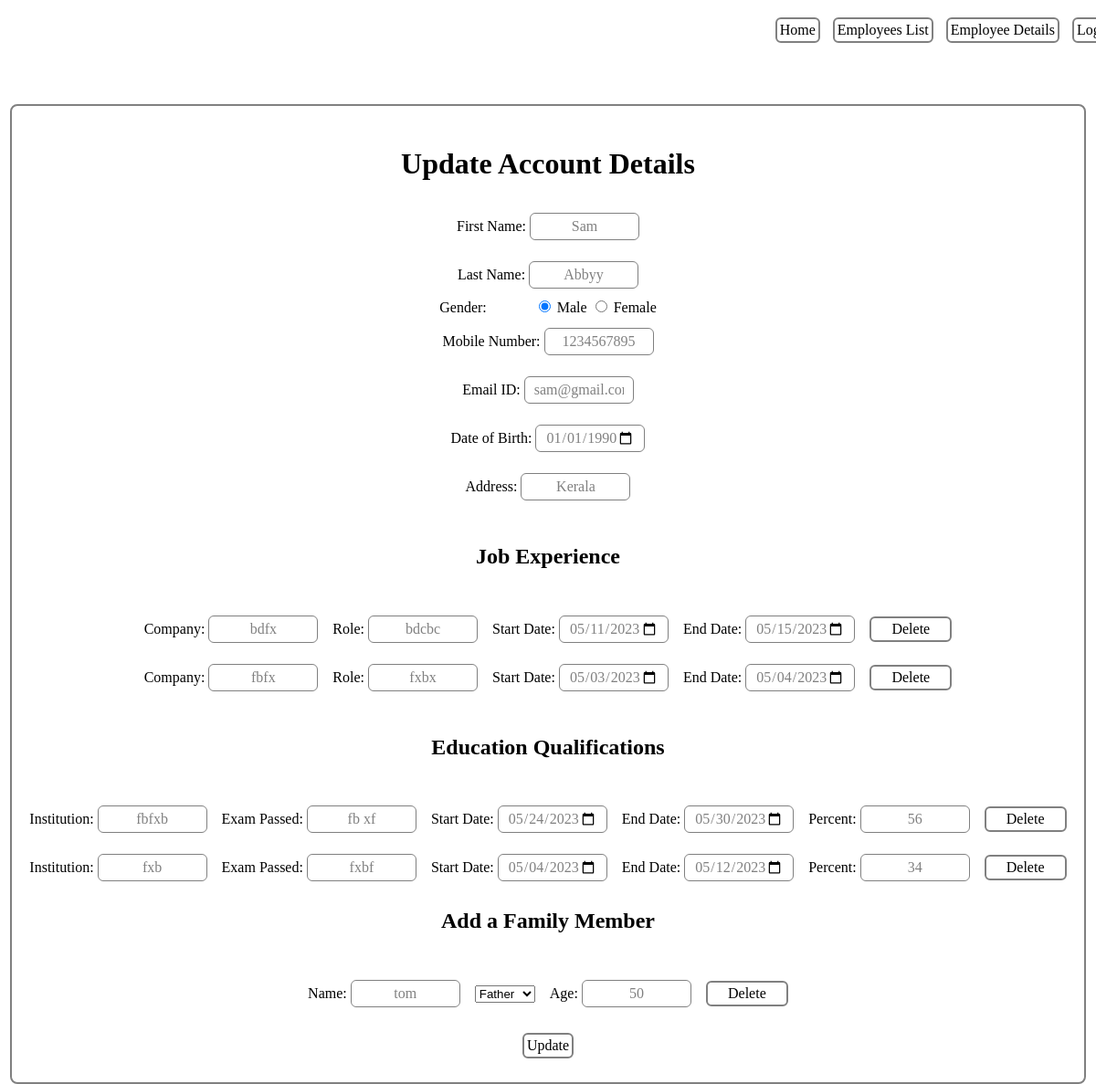
Before: /update.php?id=145 with the older database file.
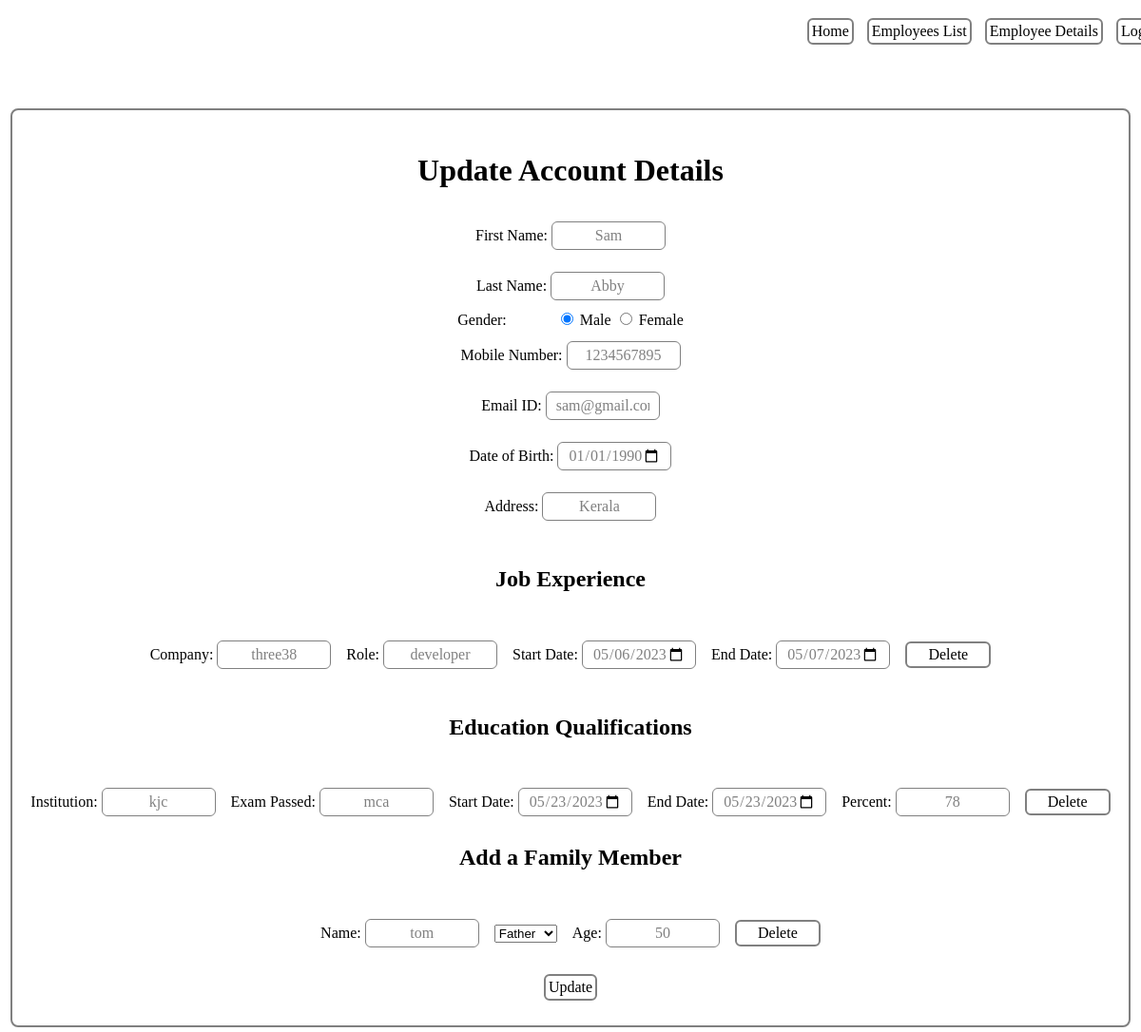
After: the same page with the newer database file.
### tables this page shows
CREATE TABLE `employees` (
  `id` int(100) NOT NULL,
  `fname` varchar(100) NOT NULL,
  `lname` varchar(100) NOT NULL,
  `gender` varchar(100) NOT NULL,
  `mobilenumber` bigint(10) NOT NULL,
  `emailid` varchar(100) NOT NULL,
  `password` varchar(100) NOT NULL,
  `dob` date NOT NULL,
  `addr` varchar(2000) NOT NULL,
  `role` varchar(100) NOT NULL,
  `sal` int(100) NOT NULL,
  `design` varchar(100) NOT NULL,
  `ut` varchar(100) NOT NULL
);

CREATE TABLE `previous_experience` (
  `id` int(100) NOT NULL,
  `eid` int(100) NOT NULL,
  `company` varchar(1000) NOT NULL,
  `role` varchar(1000) NOT NULL,
  `start` date NOT NULL,
  `end` date NOT NULL
);

CREATE TABLE `education_qualifications` (
  `id` int(100) NOT NULL,
  `eid` int(100) NOT NULL,
  `institution` varchar(1000) NOT NULL,
  `exam` varchar(1000) NOT NULL,
  `start` date NOT NULL,
  `end` date NOT NULL,
  `percent` int(100) NOT NULL
);

CREATE TABLE `family_members` (
  `id` int(100) NOT NULL,
  `eid` int(100) NOT NULL,
  `name` varchar(1000) NOT NULL,
  `relationship` varchar(100) NOT NULL,
  `age` int(100) NOT NULL
);

### update.php (the view, shortened to what the changed rows need)
<?php
require("db.php");
$idss="";
if(isset($_GET['id']))
    {
        $idss=mysqli_real_escape_string($conn,$_GET['id']);
        $query="select id,fname,lname,gender,mobilenumber,emailid,dob,addr,role,sal,design from employees where id='".$_GET['id']."'";
        $result=mysqli_query($conn, $query);
        $emps=mysqli_fetch_all($result,MYSQLI_ASSOC);
    }
?>
<html>
<head>
    <link rel="stylesheet" type="text/css" media="screen" href="vd.css">
</head>
    <body>
<fieldset>
    <br>
    <h1>Update Account Details</h1>
    <div>
    <form  method=post >
        <?php
  foreach($emps as $emp):
if($emp):
   ?>
  <?php
  echo "First Name: <input type=text class=tb name='firstname' value=".$emp['fname']."><br>";
  echo "Last Name: <input type=text class=tb name='lastname' value='".$emp['lname']."'><br>";?>
  Gender:&nbsp&nbsp&nbsp&nbsp&nbsp&nbsp&nbsp&nbsp&nbsp&nbsp&nbsp&nbsp
<?php  if($emp['gender']== 'Male') { ?>
<input type="radio" name="gender" value="Male" checked> Male
<input type="radio" name="gender" value="Female" unchecked> Female
<?php  }
else if($emp['gender']== 'Female')  { ?>
    <input type="radio" name="gender" value="Male" unchecked> Male
 <input type="radio" name="gender" value="Female" checked> Female
<?php }
  echo "<br>Mobile Number: <input type=text class=tb name='mobilenumber' value=".$emp['mobilenumber']."><br>";
  echo "Email ID: <input type=text class=tb name='emailid' value=".$emp['emailid']."><br>";
  echo "Date of Birth: <input type=date class=tb name='dob' value=".$emp['dob']."><br>";
  echo "Address: <input type=text class=tb name='addr' value='".$emp['addr']."'><br><br>";
?>
<?php
endif;
endforeach;
?>
<h2>Job Experience</h2>
<div id="dynamic_field">
<br>
<?php
$query="select id,company,role,start,end from previous_experience where eid='$idss'";
$result=mysqli_query($conn, $query);
$rows = mysqli_fetch_all($result,MYSQLI_ASSOC);
  foreach( $rows as $row ):
   $hidden=$row['id'];
    $company=$row['company'];
    $role=$row['role'];
    $cstart=$row['start'];
    $cend=$row['end'];
    echo "Company: <input type=text  name=company[] class=tb value='$company'>&nbsp;&nbsp;&nbsp;&nbsp;";
    echo "Role: <input type=text  name=role[] class=tb value='$role'>&nbsp;&nbsp;&nbsp;&nbsp;";
    echo "Start Date: <input type=date  name=cstart[] class=tb value='$cstart'>&nbsp;&nbsp;&nbsp;&nbsp;";
    echo "End Date: <input type=date  name=cend[] class=tb value='$cend'>&nbsp;&nbsp;&nbsp;&nbsp;";
    echo "<button type=submit name=delete id=".$hidden." class='sub remove' value='$hidden'>Delete</button><br>";
endforeach;
      ?>
</div>
<br>
<div id="dynamic_field2">
<h2>Education Qualifications</h2>
<br>
<?php
$query="select id,institution,exam,start,end,percent from education_qualifications where eid='$idss'";
$result=mysqli_query($conn, $query);
$rows = mysqli_fetch_all($result,MYSQLI_ASSOC);
  foreach( $rows as $row ):
    $hidden1=$row['id'];
    $institution=$row['institution'];
    $exam=$row['exam'];
    $start=$row['start'];
    $end=$row['end'];
    $percent=$row['percent'];
    echo "Institution: <input type=text  name=institution[] class=tb value='$institution'>&nbsp;&nbsp;&nbsp;&nbsp;";
    echo "Exam Passed: <input type=text  name=exam[] class=tb value='$exam'>&nbsp;&nbsp;&nbsp;&nbsp;";
    echo "Start Date: <input type=date  name=start[] class=tb value='$start'>&nbsp;&nbsp;&nbsp;&nbsp;";
    echo "End Date: <input type=date  name=end[] class=tb value='$end'>&nbsp;&nbsp;&nbsp;&nbsp;";
    echo "Percent: <input type=text  name=percent[] class=tb value='$percent'>&nbsp;&nbsp;&nbsp;&nbsp;";
    echo "<button type=submit name=delete1 id=".$hidden1." class='sub remove' value='$hidden1'>Delete</button><br>";
    endforeach;
      ?>
</div>
<div id="dynamic_field3">
<h2>Add a Family Member</h2>
<br>
<?php
$query="select id,name,relationship,age from family_members where eid='$idss'";
$result=mysqli_query($conn, $query);
$rows = mysqli_fetch_all($result,MYSQLI_ASSOC);
  foreach( $rows as $row ):
    $hidden2=$row['id'];
    $fname=$row['name'];
    $relationship=$row['relationship'];
    $age=$row['age'];
    switch ($relationship) {
        case 0:
        $relationship="Father";
                   break;
       }
    echo "Name: <input type=text  name=fname[] class=tb value='$fname'>&nbsp;&nbsp;&nbsp;&nbsp;";
  echo "<select name=relationship[]>";
  $relationships=array('Father', 'Mother', 'Brother', 'Sister');
  foreach($relationships as $relation){
  if($relationship==$relation){
    echo "<option selected='selected' value='$relation'>$relation</option>";
  }
  else{
    echo "<option value='$relation'>$relation</option>";
  }
}
 echo "</select>&nbsp;&nbsp;&nbsp;&nbsp;";
    echo "Age: <input type=text  name=age[] class=tb value='$age'>&nbsp;&nbsp;&nbsp;&nbsp;";
    echo "<button type=submit name=delete2 id=".$hidden2." class='sub remove' value='$hidden2'>Delete</button><br>";
    endforeach;
      ?>
</div>
<br>
<a href="edetails.php?id=<?php echo $emp['id']?>"><input type=submit class=update name=update value=Update></a>
</form>
</div>
</fieldset>
</body>
</html>

Changed rows visible on the page:
removed previous_experience: company "bdfx", role "bdcbc", start "05/11/2023", end "05/15/2023", $hidden 60 (drawn)
removed previous_experience: company "fbfx", role "fxbx", start "05/03/2023", end "05/04/2023", $hidden 61 (drawn)
removed education_qualifications: institution "fbfxb", exam "fb xf", start "05/24/2023", end "05/30/2023", percent "56", $hidden1 138 (drawn)
removed education_qualifications: institution "fxb", exam "fxbf", start "05/04/2023", end "05/12/2023", percent "34", $hidden1 139 (drawn)
changed employees "Sam": lastname "Abbyy" → "Abby"
added previous_experience: company "three38", role "developer", start "05/06/2023", end "05/07/2023", $hidden 119 (drawn)
added education_qualifications: institution "kjc", exam "mca", start "05/23/2023", end "05/23/2023", percent "78", $hidden1 155 (drawn)
